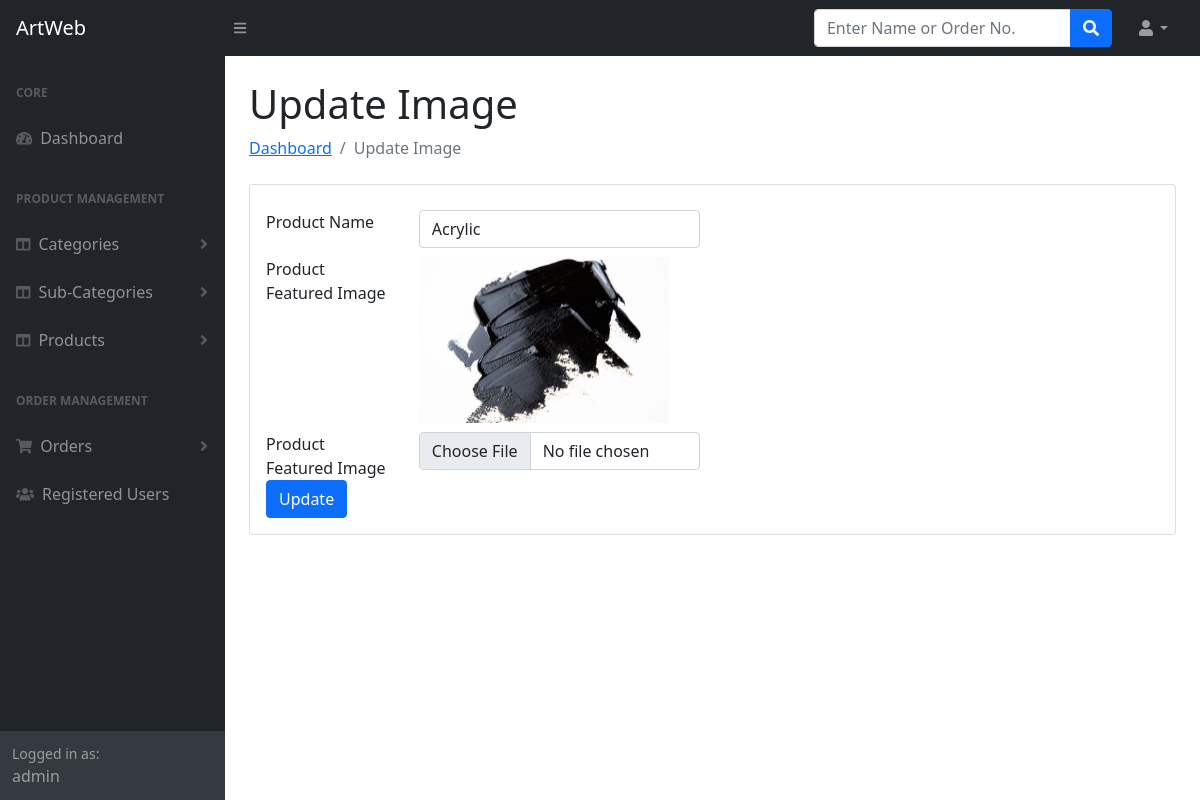
/admin/change-image1.php?id=25 (signed in), run on the app's committed database.
### tables this page shows
CREATE TABLE `products` (
  `id` int(11) NOT NULL,
  `category` int(11) NOT NULL,
  `subCategory` int(11) DEFAULT NULL,
  `productName` varchar(255) DEFAULT NULL,
  `productCompany` varchar(255) DEFAULT NULL,
  `productPrice` decimal(10,2) DEFAULT NULL,
  `productPriceBeforeDiscount` decimal(10,2) DEFAULT NULL,
  `productDescription` longtext DEFAULT NULL,
  `productImage1` varchar(255) DEFAULT NULL,
  `productImage2` varchar(255) DEFAULT NULL,
  `productImage3` varchar(255) DEFAULT NULL,
  `shippingCharge` decimal(10,2) DEFAULT NULL,
  `productAvailability` varchar(255) DEFAULT NULL,
  `postingDate` timestamp NULL DEFAULT current_timestamp(),
  `updationDate` timestamp NULL DEFAULT NULL ON UPDATE current_timestamp(),
  `addedBy` int(11) DEFAULT NULL,
  `lastUpdatedBy` int(2) DEFAULT NULL
);

### admin/change-image1.php (the view, shortened to what this page needs)
<?php session_start();
include_once('includes/config.php');
if(strlen( $_SESSION["aid"])==0)
{
header('location:logout.php');
} else {
?>
<!DOCTYPE html>
<html lang="en">
    <head>
        <link href="css/styles.css" rel="stylesheet" />
    </head>
    <body>
   <?php include_once('includes/header.php');?>
        <div id="layoutSidenav">
   <?php include_once('includes/sidebar.php');?>
            <div id="layoutSidenav_content">
                <main>
                    <div class="container-fluid px-4">
                        <h1 class="mt-4">Update Image</h1>
                        <ol class="breadcrumb mb-4">
                            <li class="breadcrumb-item"><a href="dashboard.php">Dashboard</a></li>
                            <li class="breadcrumb-item active">Update Image</li>
                        </ol>
                        <div class="card mb-4">
                            <div class="card-body">
<?php
$pid=intval($_GET['id']);
$query=mysqli_query($con,"select products.productImage1,products.productName from products  where  products.id='$pid' ");
while($row=mysqli_fetch_array($query))
{
?>
<form  method="post" enctype="multipart/form-data">
<div class="row" style="margin-top:1%;">
<div class="col-2">Product Name</div>
<div class="col-4"><input type="text"    name="productName"  value="<?php echo htmlentities($row['productName']);?>" class="form-control" required>
</div>
</div>
<div class="row" style="margin-top:1%;">
<div class="col-2">Product Featured Image</div>
<div class="col-4"><img src="productimages/<?php echo htmlentities($row['productImage1']);?>" width="250"><br />
</div>
</div>
<div class="row" style="margin-top:1%;">
<div class="col-2">Product Featured Image</div>
<div class="col-4"><input type="file" name="productimage1" id="productimage1"  class="form-control" accept="image/*" title="Accept images only" required>
</div>
</div>
<div class="row">
<div class="col-2"><button type="submit" name="submit" class="btn btn-primary">Update</button></div>
</div>
</form>
      <?php } ?>                      </div>
                        </div>
                    </div>
                </main>
            </div>
        </div>
    </body>
</html>
<?php } ?>

### data on the page
products: productName "Acrylic", productImage1 (picture)

### other printed values
$_SESSION['alogin'] "admin"
